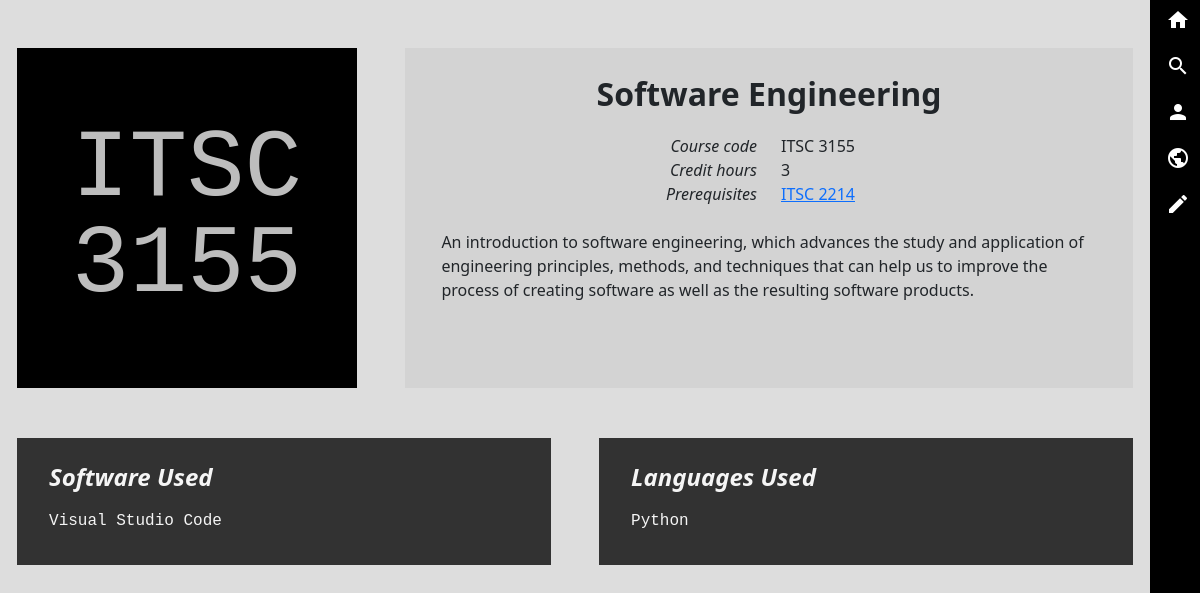
/course/3, run on the app's committed database.
### app.py (models this page shows, shortened)
class Course(db.Model):
    id = db.Column(db.Integer, primary_key=True, autoincrement=True)
    title = db.Column(db.String(200), unique=True, nullable=False)
    course_code = db.Column(db.String(9), nullable=False)
    credit_hours = db.Column(db.Integer,nullable=False)
    description = db.Column(db.String(1000))
    compatible_language = db.relationship('Language', secondary=CourseLanguage, backref='compatible_course')
    compatible_software = db.relationship('Software', secondary=CourseSoftware, backref='compatible_course')
    course_requires = db.relationship('Course', secondary=CourseRequiresCourse, primaryjoin=(CourseRequiresCourse.c.course_id == id), secondaryjoin=(CourseRequiresCourse.c.required_course_id == id), backref='prerequisite_of')

class Software(db.Model):
    id = db.Column(db.Integer, primary_key=True, autoincrement=True)
    name = db.Column(db.String(200), unique=True, nullable=False)
    site_url = db.Column(db.String(200))
    download_url = db.Column(db.String(200))
    documentation_url = db.Column(db.String(200))
    description = db.Column(db.String(1000))

class Language(db.Model):
    id = db.Column(db.Integer, primary_key=True, autoincrement=True)
    name = db.Column(db.String(200), unique=True, nullable=False)
    site_url = db.Column(db.String(200))
    download_url = db.Column(db.String(200))
    documentation_url = db.Column(db.String(200))
    description = db.Column(db.String(1000))
    compatible_software = db.relationship('Software', secondary=LanguageSoftware, backref='compatible_language')

### app.py (the view)
@app.route('/course/<int:id>', methods=['GET'])
def coursePage(id):
    course = db_access.getCourse(id)
    return render_template('database/course.html', course=course, languages=course.compatible_language, softwares=course.compatible_software, requires=course.course_requires)

### database_wrapper.py (called while the page is built)
    def getCourse(self, id):
        return self.Course.query.get_or_404(id)

### templates/database/course.html (shortened to what this page needs)
{% extends 'base.html' %}
{% block head %}
<link rel="stylesheet" href="{{ url_for('static', filename='css/database_page.css') }}">
{% endblock %}
{% block body %}
<div id="blocks" class="container mt-5">
    <div id="header-row" class="row g-5">
        <div class="col-xl-4"> <div class="ratio ratio-1x1">
            <div id="icon">
                <div> {% for line in course.course_code.split() %}
                        <h class="icon-text">{{ line }}</h>
                        <br>
                {% endfor %} </div>
            </div>
        </div> </div>
        <div class="col-xl-8"> <div id="details" class="overflow-auto">
            <h id="title" class="d-flex justify-content-center mb-3">{{ course.title }}</h>
            <div class="container">
                <div class="row">
                    <div class="col-sm-6 info_category">
                        Course code
                    </div>
                    <div class="col-sm-6 info_text">
                        {{ course.course_code }}
                    </div>
                </div>
                <div class="row">
                    <div class="col-sm-6 info_category">
                        Credit hours
                    </div>
                    <div class="col-sm-6 info_text">
                        {{ course.credit_hours }}
                    </div>
                </div>
                <div class="row">
                    <div class="col-sm-6 info_category">
                        Prerequisites
                    </div>
                    <div class="col-sm-6 info_text">
                        {% if requires|length < 1  %}
                        No Prerequisites
                        {% else %} {% for i in range(0,requires|length) %}
                        <a href="/course/{{ requires[i].id }}">{{ requires[i].course_code }}</a>{% if i != requires|length-1 %}, {% endif %}
                        {% endfor %}
                        {% endif %}
                    </div>
                </div>
            </div>
            {% if course.description %}
            <p class="mt-4">{{ course.description }}</p>
            {% endif %}
        </div> </div>
    </div>
    <div id="links-row" class="row g-5">
        <div class="col-xl-6"> <div class="links-box">
            <h>Software Used</h>
            {% if softwares|length < 1  %}
                <p style="font-weight: bold;">None</p>
            {% else %}
                <ul>
                    {% for software in softwares %}
                        <li> <a href="/software/{{ software.id }}">
                            {{ software.name }}
                        </a> </li>
                    {% endfor %}
                </ul>
            {% endif %}
        </div> </div>
        <div class="col-xl-6"> <div class="links-box">
            <h>Languages Used</h>
            {% if languages|length < 1  %}
                <p style="font-weight: bold;">None</p>
            {% else %}
                <ul>
                    {% for language in languages %}
                    <li> <a href="/language/{{ language.id }}">
                        {{ language.name }}
                    </a> </li>
                    {% endfor %}
                </ul>
            {% endif %}
        </div> </div>
    </div>
</div>
{% endblock %}

### static/css/main.css (style rules this page uses)
html { background-color: #DDDDDD }
body { padding: 0; margin: 0; display: flex; width: 100%; --nav-width: 50px; background-color: inherit !important; }

### static/css/database_page.css (style rules this page uses)
:root { --grid-gutter-width: 5%; }
#blocks > * { margin-bottom: 50px; }
#icon { font-family: 'Courier New', Courier, monospace; font-weight: 500; font-size: 8cqw; color: rgb(189, 189, 189); line-height: 1; background-color: black; overflow: hidden; display: flex; align-items: center; justify-content: center; }
#details { background-color: lightgrey; height: 100%; padding-top: 3%; padding-bottom: 3%; padding-left: 5%; padding-right: 5%; }
#details h { font-size: 2rem; font-weight: bold; text-align: center; }
.info_category { text-align: right; font-style: italic; }
.info_text { text-align: left; }
.links-box { background-color: #323232; color: whitesmoke; height: 100%; padding-top: 4%; padding-bottom: 6%; padding-left: 6%; padding-right: 6%; }
.links-box h { font-size: x-large; font-weight: bold; font-style: italic; display: block; margin-bottom: 3%; }
.links-box ul { list-style-type: none; margin: 0; padding: 0; }
.links-box a { display: block; font-family: 'Courier New', Courier, monospace; text-decoration: none; color: inherit; }

### data on the page
Course: title "Software Engineering", course_code "ITSC 3155", credit_hours "3", description "An introduction to software engineering, which advances the study and application of engineering principles, methods, and techniques that can help us to improve the process of creating software as well as the resulting software products."
Course: course_code "ITSC 2214"
Software: name "Visual Studio Code"
Language: name "Python"

### other printed values
{{ line }} "ITSC" "3155"
